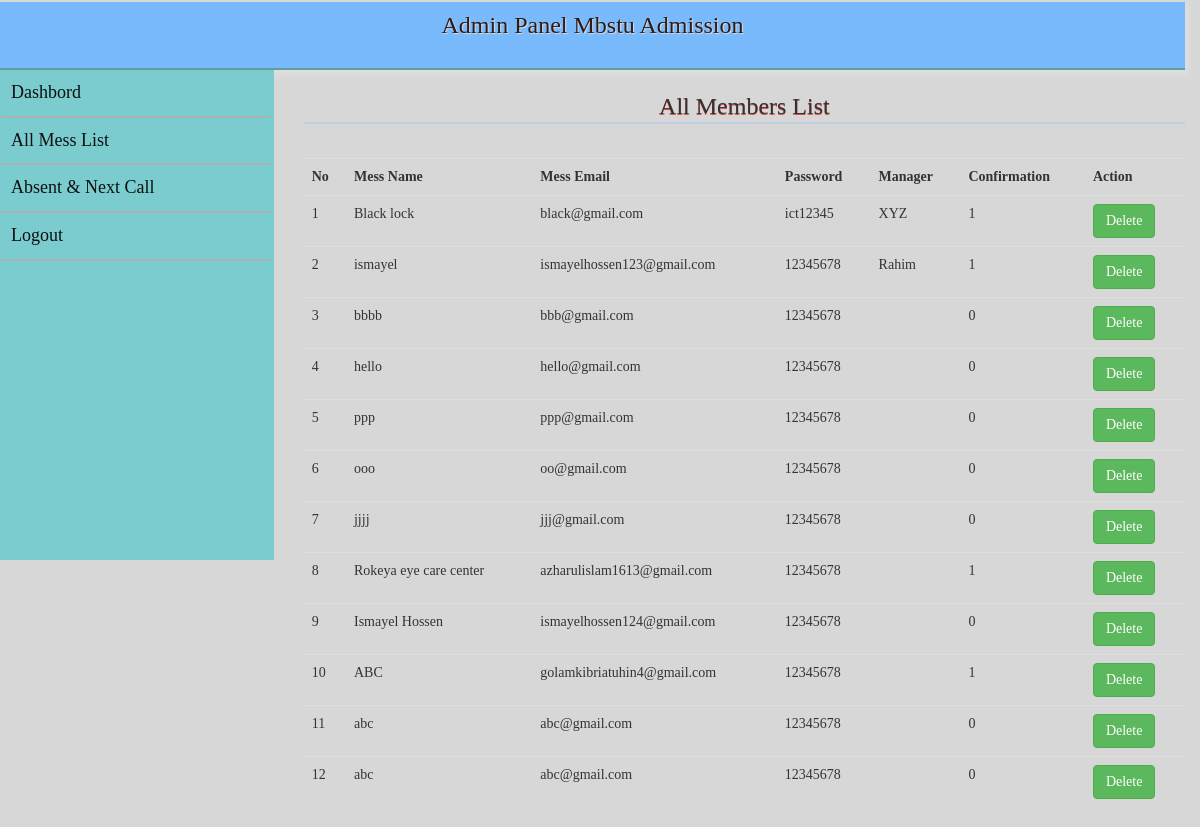
/adminpanel/membermess.php (signed in), run on the app's committed database.
### tables this page shows
CREATE TABLE `reg` (
  `id` int(11) NOT NULL,
  `email` varchar(200) NOT NULL,
  `password` varchar(200) NOT NULL,
  `messname` varchar(200) NOT NULL,
  `mname` varchar(200) DEFAULT NULL,
  `code` varchar(100) DEFAULT NULL,
  `active` int(11) DEFAULT 0
);

### adminpanel/database/Connection.php (called while the page is built, shortened)
<?php
Class Database{
	public $host   = DB_HOST;
	public $user   = DB_USER;
	public $pass   = DB_PASS;
	public $dbname = DB_NAME;
	public $link;
	private function connectDB(){
	$this->link = new mysqli($this->host, $this->user, $this->pass, $this->dbname);
 }
	public function select($query){
		$result = $this->link->query($query) or die($this->link->error.__LINE__);
		if($result){
			return $result;
		} else {
			return false;
		}
	}
}

### adminpanel/membermess.php (the view, shortened to what this page needs)
<?php
     include("database/Connection.php");
      $db = new Database();
?>
<!DOCTYPE html>
<html lang="en">
<head>
  <link rel="stylesheet" href="boot/css/bootstrap.css">
  <link rel="stylesheet" type="text/css" href="style.css">
</head>
<body>
  <div class="container-fluidh">
    <div class="Jumbotron">
          <h3>Admin Panel Mbstu Admission</h3>
    </div>
  </div>
  <div class="container-fluidm">
      <div class="row">
        <div class="col-md-3">
          <div class="side">
               <ul>
                <li>
                 <a href="home.php" >Dashbord</a>
                  </li>
            <li> <a href="membermess.php" style="text-decoration: none;" >All Mess List </a></li>
             <li> <a href="abnxca.php" style="text-decoration: none;" >Absent & Next Call </a></li>
         <li><a href="?action=logout" >Logout</a></li>
        </ul>
    </div>
  </div>
       <div class="col-md-9">
            <h3 style="text-align: center;border-bottom: 2px solid #becfe0;padding: 3px 4px;text-shadow: 0px 1px #da4c4c;">All Members List</h3>
           <table class="table table-hover" style="margin-top: 34px;">
             <tr>
               <th>No</th>
               <th>Mess Name</th>
               <th>Mess Email</th>
               <th>Password</th>
               <th>Manager</th>
               <th>Confirmation</th>
               <th>Action</th>
             </tr>
             <?php
                 $query="SELECT* FROM reg";
                 $result=$db->select($query);
                  if($result){
                    $i=1;
                    while($row=$result->fetch_assoc()){
              ?>
              <tr>
                <td>
                  <?php echo $i++;?>
                </td>
                <td><?php echo $row['messname']; ?></td>
                 <td><?php echo $row['email']; ?></td>
               <td><?php echo $row['password']; ?></td>
               <td><?php echo $row['mname']; ?></td>
                <td><?php echo $row['active']; ?></td>
               <td> <a class="btn btn-success" onclick="return confirm('Are you want to Block This Mess?')" href="?delete=<?php echo $row['email']; ?>">Delete</a></td>
              </tr>
              <?php }}?>
           </table>
</div>
</body>
</html>

### adminpanel/style.css (style rules this page uses)
body { background:#D7D7D7; }
.container-fluidh { padding-right: 15px; margin-right: auto; margin-left: auto; margin-top: -18px; }
.Jumbotron { background: #78bafc; padding-top: 0px; margin-top: 0px; border-bottom: 2px solid #619e9d; box-shadow: 2px 3px 4px 3px #ddd; max-height: 68px; font-family: 'Acme'; color: #2c1b19; text-shadow: 1px 1px 1px #ddd; }
.Jumbotron h3 { font-size: 24px; text-align: center; padding-top: 10px; padding-bottom: 20px; }
.container-fluidm { padding-right: 15px; }
.side { background: #7acccf; color: #efefef; max-width:100%; height:490px; }
.side ul li { list-style-type:none; }
.side li { display: block; width: 115%; margin-left: -39px; border-bottom: 2px solid #acb1b3; }
.side li a { color: #0e1110; font-size: 18px; font-family: 'Acme'; display:block; padding: 10px 10px; list-style-type:none; }
.side ul li a { text-decoration: none; }

### adminpanel/membermess.php (style rules this page uses)
body { font-family:'Acme'; }
.side ul li a { text-decoration: none; }

### data on the page
reg: messname "Black lock", email "black@gmail.com", password "ict12345", mname "XYZ", active "1"
reg: messname "ismayel", email "ismayelhossen123@gmail.com", password "12345678", mname "Rahim", active "1"
reg: messname "bbbb", email "bbb@gmail.com", password "12345678", active "0"
reg: messname "hello", email "hello@gmail.com", password "12345678", active "0"
reg: messname "ppp", email "ppp@gmail.com", password "12345678", active "0"
reg: messname "ooo", email "oo@gmail.com", password "12345678", active "0"
reg: messname "jjjj", email "jjj@gmail.com", password "12345678", active "0"
reg: messname "Rokeya eye care center", email "azharulislam1613@gmail.com", password "12345678", active "1"
reg: messname "Ismayel Hossen", email "ismayelhossen124@gmail.com", password "12345678", active "0"
reg: messname "ABC", email "golamkibriatuhin4@gmail.com", password "12345678", active "1"
reg: messname "abc", email "abc@gmail.com", password "12345678", active "0"
reg: messname "abc", email "abc@gmail.com", password "12345678", active "0"
